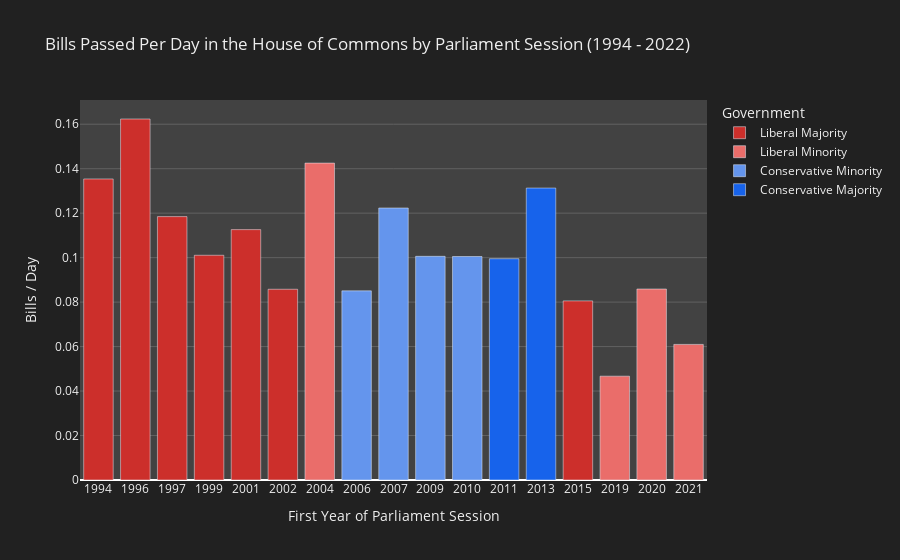

Notebook code for this chart:
### Code cell
fig = px.bar(
    plot_1, 
    x = "StartYear", 
    y = "BillsPerDay", 
    color="Government",
    color_discrete_map = color_map,
    title = "Bills Passed Per Day in the House of Commons by Parliament Session (1994 - 2022)",
    labels = {
        "StartYear": "First Year of Parliament Session",
        "BillsPerDay": "Bills / Day"
    }
)

fig.update_layout(
    xaxis={'categoryorder':'category ascending'}, 
    paper_bgcolor="#212121",
    plot_bgcolor = "#424242",
    font_color = "#EEEEEE"
)

fig.update_yaxes(gridcolor='#616161')
fig.show()

fig.write_html("../charts/plot-1-2.html")

### Figure 1 — Plotly figure (JSON) as saved in the notebook; plotly's stock layout.template omitted (floating-point values rounded to 4 significant figures)
{"data": [{"alignmentgroup": "True", "hovertemplate": "Government=Liberal Majority<br>First Year of Parliament Session=%{x}<br>Bills / Day=%{y}<extra></extra>", "legendgroup": "Liberal Majority", "marker": {"color": "#cc2f2b", "pattern": {"shape": ""}}, "name": "Liberal Majority", "offsetgroup": "Liberal Majority", "orientation": "v", "showlegend": true, "textposition": "auto", "type": "bar", "x": ["1994", "1996", "1997", "1999", "2001", "2002", "2015"], "xaxis": "x", "y": [0.1354, 0.1624, 0.1185, 0.1011, 0.1126, 0.08578, 0.08055], "yaxis": "y"}, {"alignmentgroup": "True", "hovertemplate": "Government=Liberal Minority<br>First Year of Parliament Session=%{x}<br>Bills / Day=%{y}<extra></extra>", "legendgroup": "Liberal Minority", "marker": {"color": "#EA6D6A", "pattern": {"shape": ""}}, "name": "Liberal Minority", "offsetgroup": "Liberal Minority", "orientation": "v", "showlegend": true, "textposition": "auto", "type": "bar", "x": ["2004", "2019", "2020", "2021"], "xaxis": "x", "y": [0.1425, 0.04669, 0.08589, 0.06098], "yaxis": "y"}, {"alignmentgroup": "True", "hovertemplate": "Government=Conservative Minority<br>First Year of Parliament Session=%{x}<br>Bills / Day=%{y}<extra></extra>", "legendgroup": "Conservative Minority", "marker": {"color": "#6495ED", "pattern": {"shape": ""}}, "name": "Conservative Minority", "offsetgroup": "Conservative Minority", "orientation": "v", "showlegend": true, "textposition": "auto", "type": "bar", "x": ["2006", "2007", "2009", "2010"], "xaxis": "x", "y": [0.08507, 0.1223, 0.1006, 0.1005], "yaxis": "y"}, {"alignmentgroup": "True", "hovertemplate": "Government=Conservative Majority<br>First Year of Parliament Session=%{x}<br>Bills / Day=%{y}<extra></extra>", "legendgroup": "Conservative Majority", "marker": {"color": "#1763eb", "pattern": {"shape": ""}}, "name": "Conservative Majority", "offsetgroup": "Conservative Majority", "orientation": "v", "showlegend": true, "textposition": "auto", "type": "bar", "x": ["2011", "2013"], "xaxis": "x", "y": [0.09952, 0.1313], "yaxis": "y"}], "layout": {"autosize": true, "barmode": "relative", "font": {"color": "#EEEEEE"}, "legend": {"title": {"text": "Government"}, "tracegroupgap": 0}, "paper_bgcolor": "#212121", "plot_bgcolor": "#424242", "title": {"text": "Bills Passed Per Day in the House of Commons by Parliament Session (1994 - 2022)"}, "xaxis": {"anchor": "y", "autorange": true, "categoryorder": "category ascending", "domain": [0, 1], "range": [-0.5, 16.5], "title": {"text": "First Year of Parliament Session"}, "type": "category"}, "yaxis": {"anchor": "x", "autorange": true, "domain": [0, 1], "gridcolor": "#616161", "range": [0, 0.1709], "title": {"text": "Bills / Day"}, "type": "linear"}}}
